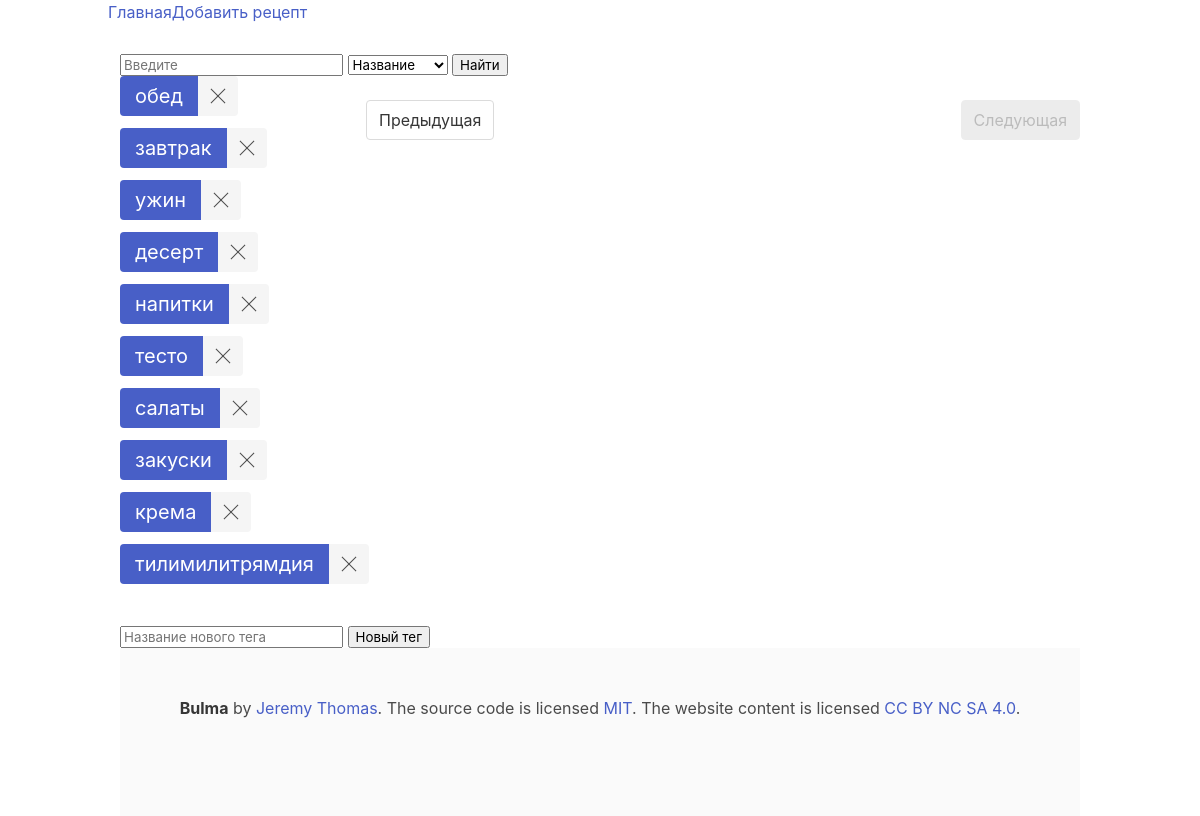
/?page=0, run on the app's committed database.
### tables this page shows
CREATE TABLE tags (
    id INTEGER PRIMARY KEY AUTOINCREMENT,
    title varchar(32) not null
);

### main.py (the view)
@app.route('/', methods=('POST', 'GET'))
def index():
    page = request.args.get('page')
    if page:
        page = int(page)
        q = databaseGet.get_q_all_recipes()
        recipes = databaseGet.get_posts_from_to(((page-1)*12), (page*12))
        if page*12 >= q:
            pagination_list = [page-1, 0, page+1]
        else:
            pagination_list = [page-1, page, page+1]
    else:
        pagination_list = [0, 1, 2]
        recipes = databaseGet.get_posts_from_to(0, 12)
    i = 0
    recipes_list = [[], [], []]
    for res in recipes:
        if i > 2:
            i = 0
        recipes_list[i].append(res)
        i += 1
    all_tags = databaseGet.get_all_tags()
    return render_template("index.html", recipes=recipes_list, tags=all_tags, pagination_list=pagination_list)

### src/SqlClassConnection.py (called while the page is built)
    def get_posts_from_to(self, qua_f, qua_t):
        posts = self.cursor.execute('SELECT * FROM recipes LIMIT ' + str(qua_f) + ', ' + str(qua_t)).fetchall()
        return posts

    def get_all_tags(self):
        tags = self.cursor.execute("SELECT * FROM tags").fetchall()
        return tags

    def get_q_all_recipes(self):
        q = self.cursor.execute("SELECT COUNT(1) from recipes").fetchone()[0]
        return q

### templates/index.html (shortened to what this page needs)
{% extends 'base.html' %}
{% block content %}
  <div class="columns">
    <div class="column is-one-third">
    </div>
    <div class="column is-one-third">
    </div>
    <div class="column is-one-third">
    </div>
  </div>
    {% if pagination_list[1] == 1 %}
      <nav class="pagination" role="navigation" aria-label="pagination">
        <a class="pagination-previous" title="This is the first page" disabled href="/?page={{ pagination_list[0] }}">Предыдущая</a>
        <a class="pagination-next" href="/?page={{ pagination_list[2] }}">Следующая</a>
      </nav>
    {% elif pagination_list[1] == 0 %}
      <nav class="pagination" role="navigation" aria-label="pagination">
        <a class="pagination-previous" href="/?page={{ pagination_list[0] }}">Предыдущая</a>
        <a class="pagination-next" title="This is the last page" disabled href="/?page={{ pagination_list[2] }}">Следующая</a>
      </nav>
    {% else %}
      <nav class="pagination" role="navigation" aria-label="pagination">
        <a class="pagination-previous" href="/?page={{ pagination_list[0] }}">Предыдущая</a>
        <a class="pagination-next" href="/?page={{ pagination_list[2] }}">Следующая</a>
      </nav>
    {% endif %}
{% endblock %}

### templates/base.html (shortened to what this page needs)
<!doctype html>
<html lang="ru">
    <head>
        <link rel="stylesheet" href="../static/css/bulma.css">
    </head>
    <body>
        <div class="container">
            <nav class="navbar">
                <a class="navbar-brand" href="{{ url_for('index')}}">Главная</a>
                <div class="collapse navbar-collapse" id="navbarNav">
                    <ul class="navbar-nav">
                        <li class="nav-item">
                            <a class="nav-link" href="{{url_for('create')}}">Добавить рецепт</a>
                        </li>
                    </ul>
                </div>
            </nav>
            <div class="search">
                <label>
                    <input class="search_input" type="text" name="search_content" placeholder="Введите">
                    <select id="type_input">
                        <option value="title">Название</option>
                    </select>
                    <input type="button" value="Найти" onclick="search_generate_url()">
                </label>
            </div>
            <div class="columns">
                <div class="column is-one-quarterd tags">
                    <div class="field is-grouped is-grouped-multiline">
                        {% for tag in tags %}
                            <div class="control">
                                <div class="tags has-addons are-large">
                                    <a class="tag is-link" href="search?tag={{ tag['id'] }}">{{ tag['title'] }}</a>
                                    <a class="tag is-delete" href="{{ tag['id'] }}/delete-tag" onclick="return confirm('Вы уверены что хотите удалить этот тег?')"></a>
                                </div>
                            </div>
                        {% endfor %}
                    </div>
                </div>
                <div class="column is-three-quarters">
                        {% block content %}
                        {% endblock %}
                </div>
            </div>
            <form action="/create_tag" method="post">
                <label>
                    <input type="text" name="new_tag" placeholder="Название нового тега">
                </label>
                <input type="submit" value="Новый тег">
            </form>
        <footer class="footer">
            <div class="content has-text-centered">
            <p>
                <strong>Bulma</strong> by <a href="https://jgthms.com">Jeremy Thomas</a>. The source code is licensed
                <a href="http://opensource.org/licenses/mit-license.php">MIT</a>. The website content
                is licensed <a href="http://creativecommons.org/licenses/by-nc-sa/4.0/">CC BY NC SA 4.0</a>.
            </p>
            </div>
        </footer>
    </body>
</html>

### data on the page
tags: title "обед"
tags: title "завтрак"
tags: title "ужин"
tags: title "десерт"
tags: title "напитки"
tags: title "тесто"
tags: title "салаты"
tags: title "закуски"
tags: title "крема"
tags: title "тилимилитрямдия"
